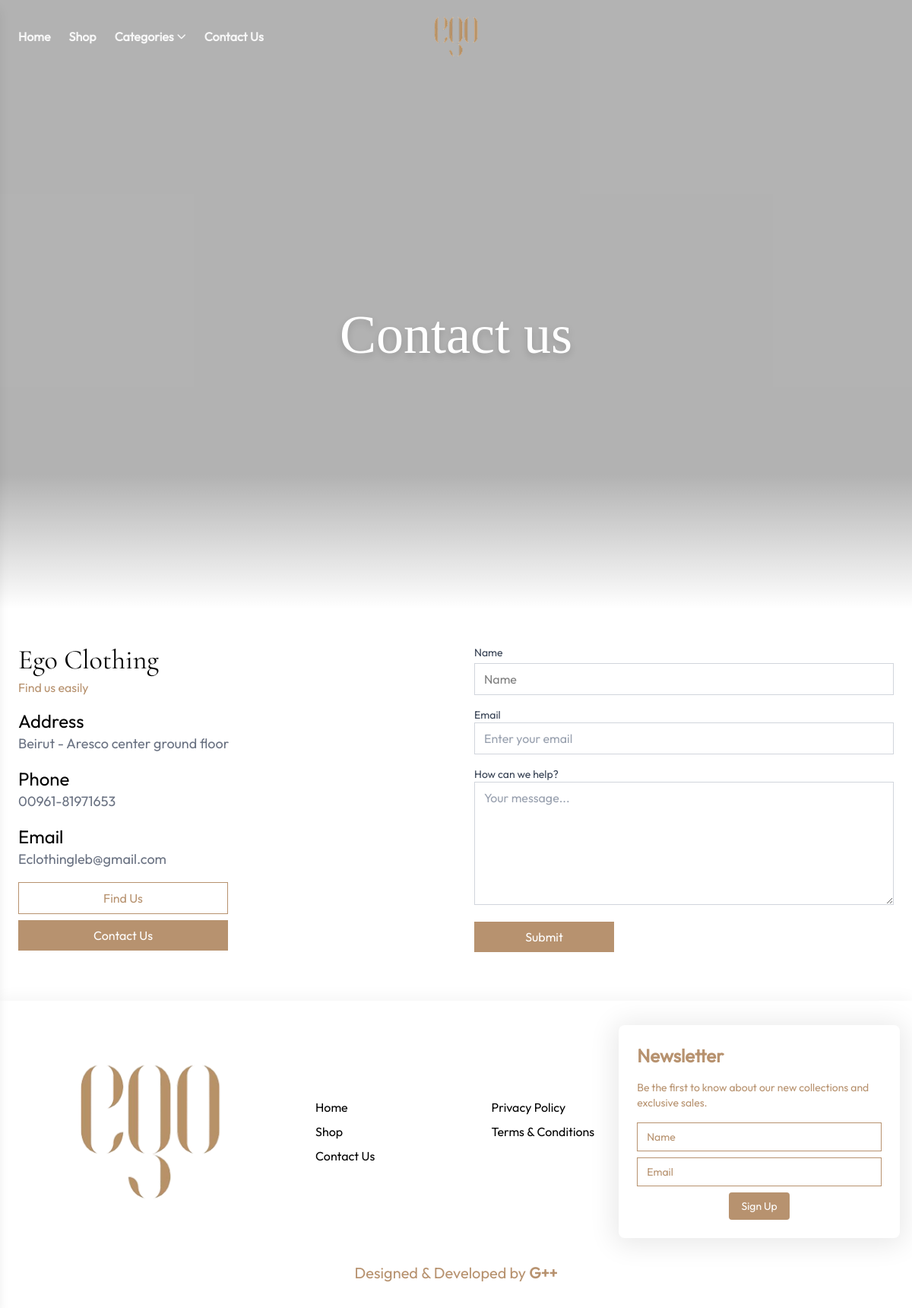
/index.php?page=contact, run on the app's committed database.
### tables this page shows
CREATE TABLE `settings` (
  `id` INT(11) NOT NULL AUTO_INCREMENT PRIMARY KEY,
  
   
  `website_name` VARCHAR(255) DEFAULT 'Ego Clothing',
  `website_url` VARCHAR(255) DEFAULT 'https://ego-clothing.com',
  `contact_email` VARCHAR(255) DEFAULT NULL,
  `support_email` VARCHAR(255) DEFAULT NULL,
  `phone_number` VARCHAR(20) DEFAULT NULL,
  `working_hours` LONGTEXT DEFAULT NULL,
  
   
  `logo` VARCHAR(500) DEFAULT NULL,
  `logo_light` VARCHAR(500) DEFAULT NULL,
  `logo_dark` VARCHAR(500) DEFAULT NULL,
  `favicon` VARCHAR(500) DEFAULT NULL,
  `primary_color` VARCHAR(7) DEFAULT '#b7926f',
  `secondary_color` VARCHAR(7) DEFAULT '#9e7e59',
  `accent_color` VARCHAR(7) DEFAULT '#88663d',
  `primary_font` VARCHAR(100) DEFAULT NULL,
  `secondary_font` VARCHAR(100) DEFAULT NULL,
  
   
  `homepage_bg` VARCHAR(500) DEFAULT NULL,
  `shop_bg` VARCHAR(500) DEFAULT NULL,
  `contact_bg` VARCHAR(500) DEFAULT NULL,
  `login_bg` VARCHAR(500) DEFAULT NULL,
  `signup_bg` VARCHAR(500) DEFAULT NULL,
  
   
  `address` LONGTEXT DEFAULT NULL,
  `google_maps_link` VARCHAR(500) DEFAULT NULL,
  `whatsapp_number` VARCHAR(20) DEFAULT NULL,
  
   
  `instagram_url` VARCHAR(500) DEFAULT NULL,
  `facebook_url` VARCHAR(500) DEFAULT NULL,
  `tiktok_url` VARCHAR(500) DEFAULT NULL,
  `twitter_url` VARCHAR(500) DEFAULT NULL,
  `linkedin_url` VARCHAR(500) DEFAULT NULL,
  `youtube_url` VARCHAR(500) DEFAULT NULL,
  
   
  `meta_title` VARCHAR(255) DEFAULT NULL,
  `meta_description` LONGTEXT DEFAULT NULL,
  `meta_keywords` LONGTEXT DEFAULT NULL,
  `og_image` VARCHAR(500) DEFAULT NULL,
  
   
  `currency` VARCHAR(10) DEFAULT 'USD',
  `require_payment_proof` BOOLEAN DEFAULT FALSE,
  
   
  `enable_cod` BOOLEAN DEFAULT TRUE,
  `cod_instructions` LONGTEXT DEFAULT NULL,
  
   
  `enable_wish_money` BOOLEAN DEFAULT FALSE,
  `wish_money_number` VARCHAR(100) DEFAULT NULL,
  `wish_money_name` VARCHAR(255) DEFAULT NULL,
  `wish_money_instructions` LONGTEXT DEFAULT NULL,
  
   
  `enable_bank_transfer` BOOLEAN DEFAULT FALSE,
  `bank_name` VARCHAR(255) DEFAULT NULL,
  `bank_account` VARCHAR(100) DEFAULT NULL,
  `bank_account_name` VARCHAR(255) DEFAULT NULL,
  `bank_instructions` LONGTEXT DEFAULT NULL,
  
   
  `enable_omt` BOOLEAN DEFAULT FALSE,
  `omt_name` VARCHAR(255) DEFAULT NULL,
  `omt_instructions` LONGTEXT DEFAULT NULL,
  
   
  `about_us` LONGTEXT DEFAULT NULL,
  `return_policy` LONGTEXT DEFAULT NULL,
  `shipping_policy` LONGTEXT DEFAULT NULL,
  `privacy_policy` LONGTEXT DEFAULT NULL,
  `terms_conditions` LONGTEXT DEFAULT NULL,
  
   
  `enable_smtp` BOOLEAN DEFAULT FALSE,
  `smtp_host` VARCHAR(255) DEFAULT NULL,
  `smtp_port` INT(5) DEFAULT 587,
  `smtp_username` VARCHAR(255) DEFAULT NULL,
  `smtp_password` VARCHAR(255) DEFAULT NULL,
  `smtp_encryption` ENUM('none', 'tls', 'ssl') DEFAULT 'tls',
  `smtp_from_name` VARCHAR(255) DEFAULT NULL,
  `smtp_from_email` VARCHAR(255) DEFAULT NULL,
  
   
  `google_analytics_id` VARCHAR(50) DEFAULT NULL,
  `gtm_id` VARCHAR(50) DEFAULT NULL,
  `meta_pixel_id` VARCHAR(50) DEFAULT NULL,
  `tiktok_pixel_id` VARCHAR(50) DEFAULT NULL,
  
   
  `enable_maintenance` BOOLEAN DEFAULT FALSE,
  `maintenance_message` LONGTEXT DEFAULT NULL,
  `enable_recaptcha` BOOLEAN DEFAULT FALSE,
  `recaptcha_site_key` VARCHAR(255) DEFAULT NULL,
  `recaptcha_secret_key` VARCHAR(255) DEFAULT NULL,
  
   
  `created_at` DATETIME DEFAULT CURRENT_TIMESTAMP,
  `updated_at` DATETIME DEFAULT CURRENT_TIMESTAMP ON UPDATE CURRENT_TIMESTAMP,
  
  INDEX `idx_created_at` (`created_at`)
);

### app/views/frontend/pages/contact.php (called while the page is built)
<?php
View::partial('frontend/sections/contact-section');

### app/controllers/FrontendController.php (called while the page is built, shortened)
<?php
class FrontendController
{
    private function render(string $page, array $data = []): void
    {
        $data['pageKey'] ??= $page;
        View::render('frontend/pages/' . $page, $data, 'layouts/frontend');
    }
    public function contact(): void
    {
        $data = [
            'hasHero' => true,
            'heroImage' => getSetting('contact_bg', asset("images/contactus.png")),
            'heroTitle' => "Contact us",
            'heroSubtitle' => "",
            'headerVariant' => 'transparent',
            'headerTheme' => 'dark',
            'nav_logo' => asset('images/egologo2.png'),
            'metaTitle' => 'Contact Us | Ego Clothing',
        ];
        $this->render('contact', $data);
    }
}

### public/index.php (called while the page is built, shortened)
<?php
    require_once __DIR__ . '/../app/bootstrap.php';
    $frontend = new FrontendController();
    $page = $_GET['page'] ?? 'home';
    $routes = [
        'home' => [
            'guard' => null,
            'run' => fn() => $frontend->home(),
        ],
        'shop' => [
            'guard' => null,
            'run' => fn() => $frontend->shop(),
        ],
        'product' => [
            'guard' => null,
            'run' => fn() => $frontend->product(),
        ],
        'category' => [
            'guard' => null,
            'run' => fn() => $frontend->category(),
        ],
        'contact' => [
            'guard' => null,
            'run' => fn() => $frontend->contact(),
        ],
        'forgotPassword' => [
            'guard' => null,
            'run' => fn() => $frontend->forgotPassword(),
        ],
        'privacy-policy' => [
            'guard' => null,
            'run' => fn() => $frontend->privacyPolicy(),
        ],
        'terms-of-service' => [
            'guard' => null,
            'run' => fn() => $frontend->termsOfService(),
        ],
        'cart' => [
            'guard' => fn() => Authorization::allowGuestOrCustomer(),
            'run' => fn() => $frontend->cart(),
        ],
        'checkout' => [
            'guard' => fn() => Authorization::allowGuestOrCustomer(),
            'run' => fn() => $frontend->checkout(),
        ],
        'account' => [
            'guard' => fn() => Authorization::requireCustomer(),
            'run' => fn() => $frontend->account(),
        ],
        'order-history' => [
            'guard' => fn() => Authorization::requireCustomer(),
            'run' => fn() => $frontend->orderHistory(),
        ],
        'order-details' => [
            'guard' => fn() => Authorization::requireCustomer(),
            'run' => fn() => $frontend->orderDetails(),
        ],
    ];
    $routes[$page]['run']();
    exit;
?>

### app/core/Cache.php (called while the page is built, shortened)
<?php
    class Cache{
        private static function dir(): string {
            $dir = (defined('ROOT_PATH') ? ROOT_PATH : __DIR__ . '/../../'). 'cache/';
            return $dir;
        }
        private static function file(string $key):string{
            return self::dir() . md5($key) . 'cache';
        }
        public static function set(string $key,mixed $data,int $ttl = 3600):void{
            $payload = [
                'expire' => time() + $ttl,
                'data'   => $data,
            ];
        }
        public static function get(string $key): mixed{
            $filename = self::file($key);
            if(!file_exists($filename)) return false;
            $payload = @unserialize(file_get_contents($filename));
            return $payload['data'];
        }
        public static function remember(string $key,int $ttl,callable $callback): mixed{
            $data = self::get($key);
            if($data === false){
                $data = $callback();
            }
            return $data;
        }
    }

### app/core/DB.php (called while the page is built, shortened)
<?php
class DB
{
    private static ?PDO $pdo = null;
    public static function getConnection(): PDO
    {
        if (self::$pdo instanceof PDO) {
            return self::$pdo;
        }
        $dbFile = CONFIG . 'database.php';
        $pdo = require $dbFile;
        self::$pdo = $pdo;
        return self::$pdo;
    }
    public static function query(string $sql, array $params = []): PDOStatement
    {
        try {
            $stmt = self::getConnection()->prepare($sql);
            $result = $stmt->execute($params);
            return $stmt;
        } catch (PDOException $e) {
            error_log("Database query error: " . $e->getMessage());
            error_log("SQL: " . $sql);
            error_log("Params: " . json_encode($params));
            throw $e;
        }
    }
}

### app/models/Settings.php (called while the page is built, shortened)
<?php
    class Settings {
        public static function getAll() {
            try {
                $stmt = DB::query("SELECT * FROM settings LIMIT 1");
                $result = $stmt->fetch(PDO::FETCH_ASSOC);
                return $result;
            } catch (Exception $e) {
                error_log("Settings::getAll() error: " . $e->getMessage());
                return [];
            }
        }
    }

### app/helpers/SettingsHelper.php (called while the page is built, shortened)
<?php
    class SettingsHelper{
        public static function get(string $key, $default = null){
            $settings = Cache::remember('settings',300,fn() => Settings::getAll());
            return $settings[$key] ?? $default;
        }
    }

### app/bootstrap.php (called while the page is built, shortened)
<?php
    require_once HELPER . 'SettingsHelper.php';
    if (!function_exists('getSetting')) {
        function getSetting(string $key, $default = null) {
            return SettingsHelper::get($key, $default);
        }
    }
    require_once CORE . 'DB.php';

### app/views/frontend/sections/contact-section.php (the view, shortened to what this page needs)
<section class="max-w-screen-xl mx-auto px-4 sm:px-6 py-12 grid gap-12 md:grid-cols-2">
  <div class="order-2 md:order-1 flex flex-col items-start">
    <?php
        $storeName = getSetting('website_name', 'EGO STORE');
    ?>
    <h2 class="text-4xl font-thin  text-black font-cor mb-1"><?= htmlspecialchars($storeName) ?></h2>
    <p class="font-thin text-brand font-outfit mb-4">Find us easily</p>
    <div class="flex flex-col items-start text-black mb-4">
      <p><span class="text-2xl">Address</span></p>
      <?php $address = getSetting('address', 'Beirut - Aresco center ground floor'); ?>
      <p class="mb-4 text-lg text-gray-500"><?= htmlspecialchars($address) ?></p>
      <p><span class="text-2xl">Phone</span></p>
      <?php $phone = getSetting('phone_number', '00961-81971653'); ?>
      <p class="mb-4 text-lg text-gray-500"><?= htmlspecialchars($phone) ?></p>
      <p><span class="text-2xl font-outfit">Email</span></p>
      <?php $email = getSetting('contact_email', 'Eclothingleb@gmail.com'); ?>
      <p class="text-lg text-gray-500 cursor-pointer"><?= htmlspecialchars($email) ?></p>
    </div>
    <div class="space-y-2 w-full md:w-1/2 flex flex-col items-start ">
      <?php
        $googleMapsLink = getSetting('google_maps_link', '');
      ?>
      <button class="w-full border border-brand hover:bg-brand hover:text-white transition px-4 py-2 text-brand cursor-pointer"><a target="_blank" href="<?= htmlspecialchars($googleMapsLink) ?>">Find Us</a></button>
      <button class="w-full bg-brand text-white px-4 py-2 cursor-pointer">Contact Us</button>
    </div>
  </div>
  <div class="order-1 md:order-2 space-y-4">
    <form id="contactForm" class="space-y-4">
      <div class="text-start">
        <label class="block mb-1 text-sm font-medium text-gray-700">Name</label>
        <input type="text" id="contactName" name="name" class="w-full border border-gray-300 px-3 py-2 outline-none focus:border-brand focus:ring-1 focus:ring-brand" placeholder="Name" required>
      </div>
      <div class="text-start">
        <label class="block text-sm font-medium text-gray-700">Email</label>
        <input type="email" id="contactEmail" name="email" class="w-full border border-gray-300 px-3 py-2 outline-none focus:border-brand placeholder:text-gray-400" placeholder="Enter your email" required>
      </div>
      <div class="text-start">
        <label class="block text-sm font-medium text-gray-700">How can we help?</label>
        <textarea id="contactMessage" name="message" class="w-full border border-gray-300 px-3 py-2 outline-none focus:border-brand placeholder:text-gray-400" rows="6" placeholder="Your message..." required></textarea>
      </div>
      <div class="flex items-start">
        <button type="submit" id="contactSubmitBtn" class="w-1/3 bg-brand text-white px-4 py-2 hover:bg-opacity-90 transition-all cursor-pointer">Submit</button>
      </div>
    </form>
  </div>
</section>

### data on the page
settings: website_name "Ego Clothing", address "Beirut - Aresco center ground floor", phone_number "00961-81971653", contact_email "Eclothingleb@gmail.com"

### other printed values
$heroTitle "Contact us"
